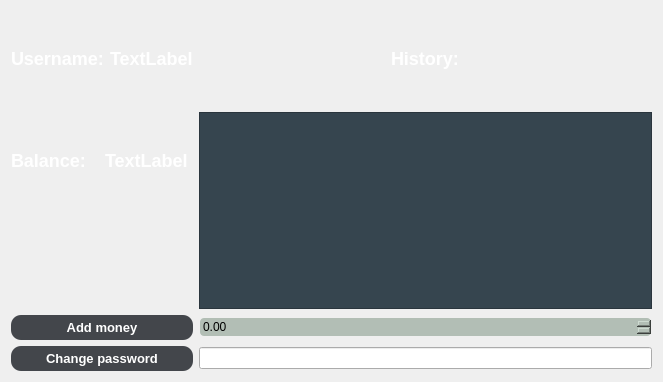
<?xml version="1.0" encoding="UTF-8"?>
<ui version="4.0">
 <class>UserDialog</class>
 <widget class="QDialog" name="UserDialog">
  <property name="geometry">
   <rect>
    <x>0</x>
    <y>0</y>
    <width>663</width>
    <height>382</height>
   </rect>
  </property>
  <property name="windowTitle">
   <string>UserDialog</string>
  </property>
  <property name="styleSheet">
   <string notr="true">background-color: grey;
                QPushButton{	background-color: rgb(67,70,75);
                border-width: 2px;
                border-radius: 10px;
                border-color: beige;
                font: bold 12px;
                color: white;
                padding: 5px;
                }
                QPushButton:pressed {
                border-style: inset;
                border: 2px solid #add8e6;
                }</string>
  </property>
  <layout class="QGridLayout" name="gridLayout">
   <item row="2" column="0">
    <layout class="QHBoxLayout" name="horizontalLayout_3">
     <item>
      <widget class="QLabel" name="label_2">
       <property name="styleSheet">
        <string notr="true">color: white;
font: bold 18px</string>
       </property>
       <property name="text">
        <string>Balance:</string>
       </property>
      </widget>
     </item>
     <item>
      <widget class="QLabel" name="moneyFromCode">
       <property name="styleSheet">
        <string notr="true">color: white;
font: bold 18px</string>
       </property>
       <property name="text">
        <string>TextLabel</string>
       </property>
      </widget>
     </item>
    </layout>
   </item>
   <item row="3" column="0">
    <spacer name="verticalSpacer">
     <property name="orientation">
      <enum>Qt::Vertical</enum>
     </property>
     <property name="sizeType">
      <enum>QSizePolicy::Preferred</enum>
     </property>
     <property name="sizeHint" stdset="0">
      <size>
       <width>20</width>
       <height>10</height>
      </size>
     </property>
    </spacer>
   </item>
   <item row="4" column="0">
    <widget class="QPushButton" name="addMoneyButton">
     <property name="styleSheet">
      <string notr="true">QPushButton{	background-color: rgb(67,70,75);
                                    border-width: 2px;
                                    border-radius: 10px;
                                    border-color: beige;
                                    font: bold 13px;
                                    color: white;
                                    padding: 5px;
                                    }
                                    QPushButton:pressed {
                                    border-style: inset;
                                    border: 2px solid #add8e6;
                                    }</string>
     </property>
     <property name="text">
      <string>Add money</string>
     </property>
    </widget>
   </item>
   <item row="1" column="0">
    <layout class="QHBoxLayout" name="horizontalLayout">
     <item>
      <widget class="QLabel" name="username">
       <property name="styleSheet">
        <string notr="true">color: white;
font: bold 18px</string>
       </property>
       <property name="text">
        <string>Username:</string>
       </property>
      </widget>
     </item>
     <item>
      <widget class="QLabel" name="usernameFromCode">
       <property name="styleSheet">
        <string notr="true">color: white;
font: bold 18px</string>
       </property>
       <property name="text">
        <string>TextLabel</string>
       </property>
      </widget>
     </item>
    </layout>
   </item>
   <item row="2" column="1" rowspan="2">
    <widget class="QListWidget" name="listWidget">
     <property name="styleSheet">
      <string notr="true">QListWidget { 
background-color: rgb(54, 69, 79);
color: #FFFDE4;
font: 16px;
 }</string>
     </property>
    </widget>
   </item>
   <item row="5" column="0">
    <layout class="QHBoxLayout" name="horizontalLayout_2">
     <item>
      <widget class="QPushButton" name="changePasswordButton">
       <property name="styleSheet">
        <string notr="true">QPushButton{	background-color: rgb(67,70,75);
                                    border-width: 2px;
                                    border-radius: 10px;
                                    border-color: beige;
                                    font: bold 13px;
                                    color: white;
                                    padding: 5px;
                                    }
                                    QPushButton:pressed {
                                    border-style: inset;
                                    border: 2px solid #add8e6;
                                    }</string>
       </property>
       <property name="text">
        <string>Change password</string>
       </property>
      </widget>
     </item>
    </layout>
   </item>
   <item row="5" column="1">
    <widget class="QLineEdit" name="passwordLineEdit">
     <property name="sizePolicy">
      <sizepolicy hsizetype="Preferred" vsizetype="Fixed">
       <horstretch>0</horstretch>
       <verstretch>0</verstretch>
      </sizepolicy>
     </property>
     <property name="styleSheet">
      <string notr="true">background-color: rgb(178, 190, 181);
border-radius: 5px;
border: 2px solid light grey;
QLineEdit#searchLineEdit { color: black; }</string>
     </property>
    </widget>
   </item>
   <item row="1" column="3" rowspan="5">
    <layout class="QVBoxLayout" name="verticalLayout"/>
   </item>
   <item row="1" column="1" alignment="Qt::AlignHCenter">
    <widget class="QLabel" name="label">
     <property name="styleSheet">
      <string notr="true">color: white;
font: bold 18px;</string>
     </property>
     <property name="text">
      <string>History:</string>
     </property>
    </widget>
   </item>
   <item row="4" column="1">
    <widget class="QDoubleSpinBox" name="doubleSpinBox">
     <property name="sizePolicy">
      <sizepolicy hsizetype="Preferred" vsizetype="Fixed">
       <horstretch>0</horstretch>
       <verstretch>0</verstretch>
      </sizepolicy>
     </property>
     <property name="styleSheet">
      <string notr="true">background-color: rgb(178, 190, 181);
border-radius: 5px;
border: 2px solid light grey;</string>
     </property>
    </widget>
   </item>
  </layout>
 </widget>
 <resources/>
 <connections/>
</ui>
